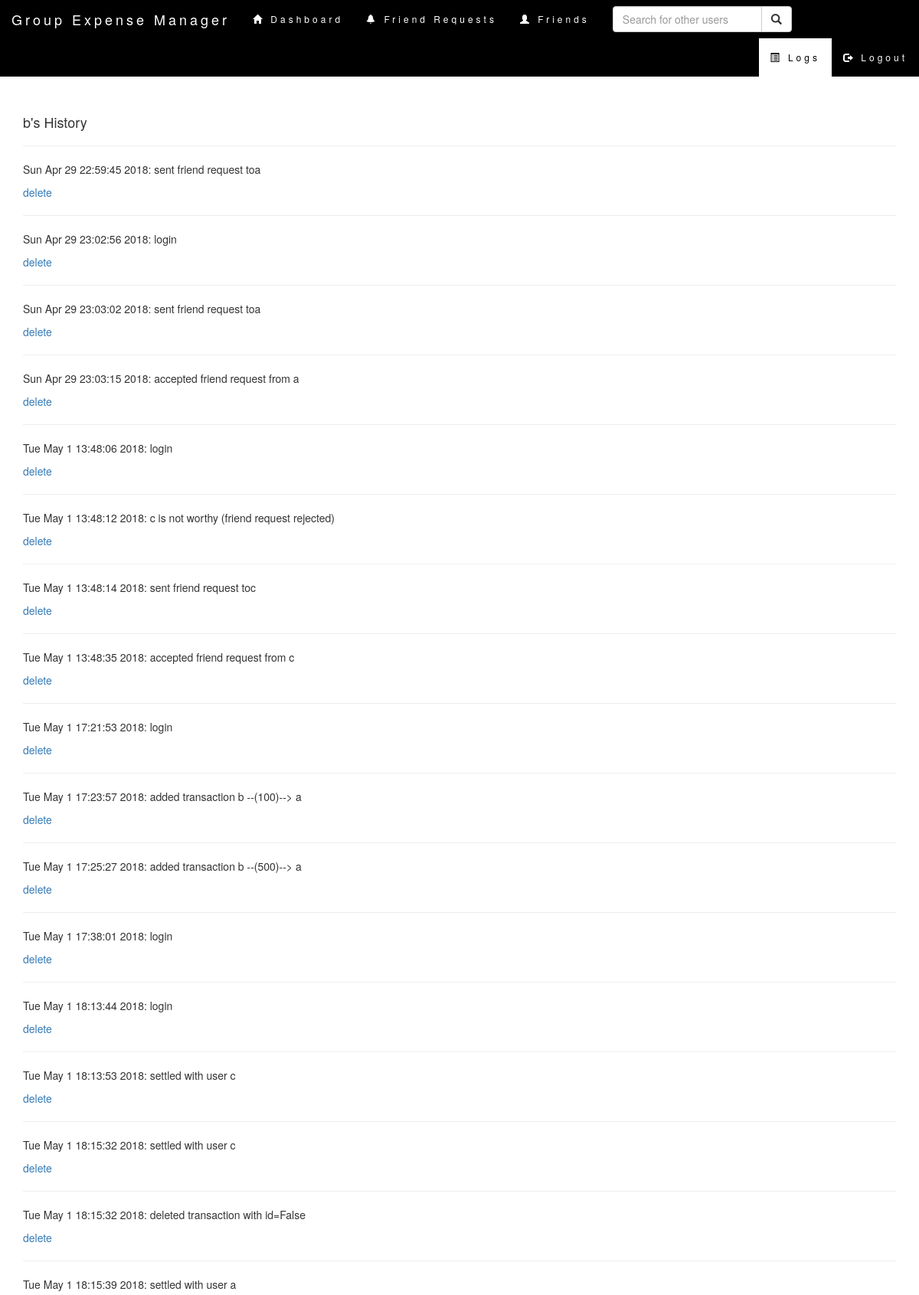
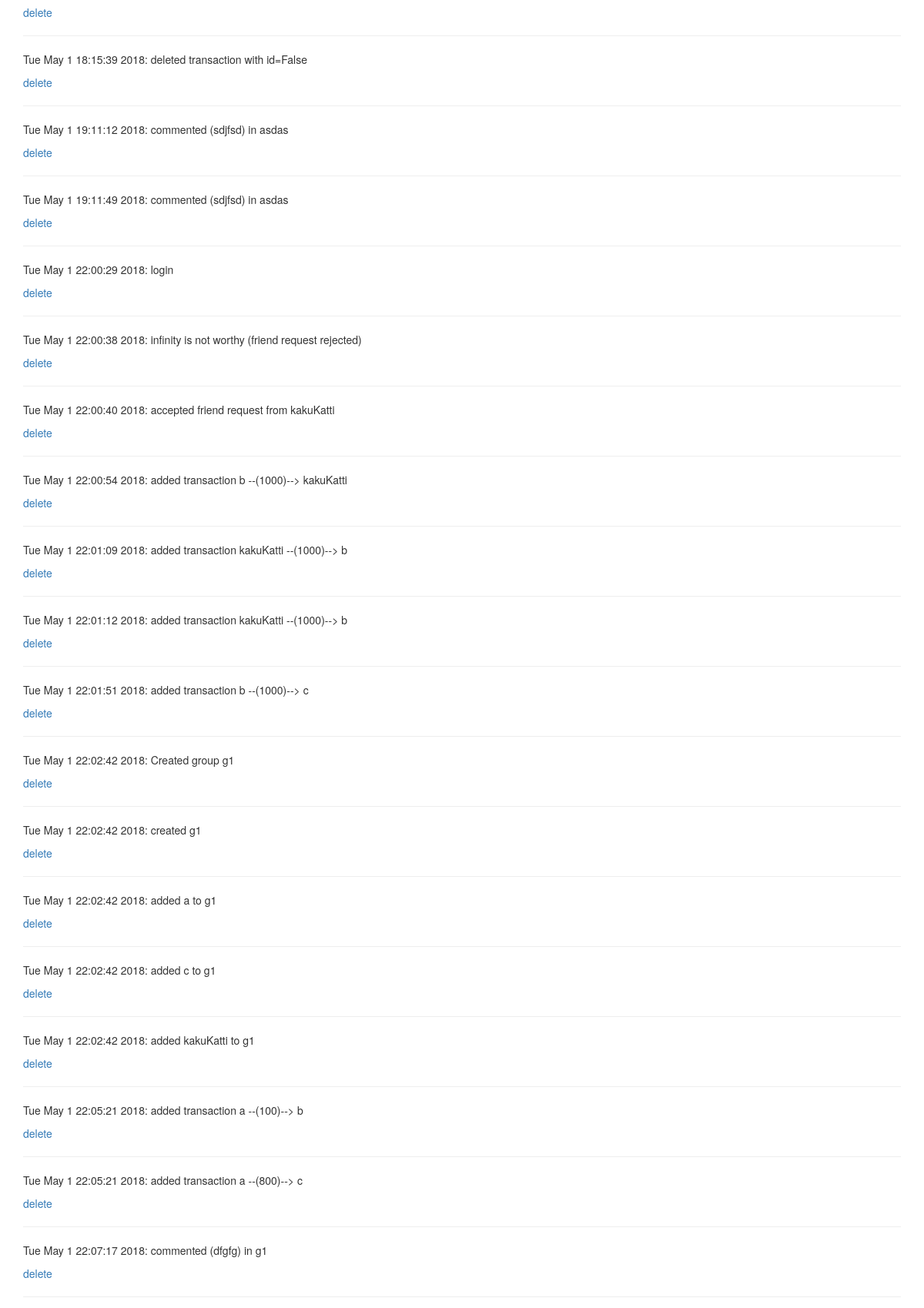
Screenshot of /viewLog (signed in, upper part) with the database file from the repository (2 pictures, top to bottom).
### tables this page shows
CREATE TABLE log(
        lid integer primary key autoincrement,
      	user text,
		log text
);

### main.py (the view)
@app.route('/viewLog', methods=['POST', 'GET'])
def viewLog():
    if 'username' not in session:
        return redirect(url_for('login'))
    username = session['username']
    logs = dbHandler.getLog(username)
    return render_template("log.html", user=username, logs=logs)

### log.py (called while the page is built)
def getLog(user):
    con = sql.connect("database.db")
    cur = con.cursor()
    cur.execute("SELECT * FROM log WHERE user=='{0}'".format(user))
    ret = cur.fetchall()
    con.commit()
    con.close()
    print ret
    if len(ret)==0:
        return None
    return ret

### main.py (called while the page is built)
@app.after_request
def after_request(response):
    response.headers["Cache-Control"] = "no-cache, no-store, must-revalidate"
    return response

### models_1.py (called while the page is built)
def getLog(user):
    return logger.getLog(user)

### templates/log.html (shortened to what this page needs)
<!DOCTYPE HTML>
<html lang="en">
    <head>
        <link rel="stylesheet" href="https://maxcdn.bootstrapcdn.com/bootstrap/3.3.7/css/bootstrap.min.css">
        <link rel="stylesheet" type="text/css" href="{{ url_for('static',filename='css/navbar.css') }}">
    </head>
    <body>
    <nav class="navbar navbar-inverse">
        <div class="container-fluid">
            <div class="navbar-header">
            <a class="navbar-brand" href="#">Group Expense Manager</a>
            </div>
            <ul class="nav navbar-nav">
                <li><a href="{{ url_for('index') }}"><span class="glyphicon glyphicon-home"></span> Dashboard</a></li>
                <li><a href="{{ url_for('notifications') }}"><span class="glyphicon glyphicon-bell"></span> Friend Requests</a></li>
                <li><a href="{{ url_for('getFriends') }}"><span class="glyphicon glyphicon-user"></span> Friends</a></li>
            </ul>
            <form class="navbar-form navbar-left" action="{{ url_for('index') }}" method="post">
                <div class="input-group">
                    <input type="text" class="form-control" placeholder="Search for other users" name="search">
                    <div class="input-group-btn">
                        <button class="btn btn-default" type="submit">
                            <i class="glyphicon glyphicon-search"></i>
                        </button>
                    </div>
                </div>
            </form>
            <ul class="nav navbar-nav navbar-right">
                <li class="active"><a href="{{ url_for('viewLog') }}"><span class="glyphicon glyphicon-list-alt"></span> Logs</a></li>
                <li><a href="{{ url_for('logout') }}"><span class="glyphicon glyphicon-log-out"></span> Logout</a></li>
            </ul>
        </div>
    </nav>
    <br>
    <br>
    <div class="container">
		<h4>{{user}}'s History</h4>
		<hr>
		{% if logs %}
		{% for item in logs%}
			<p> {{item[2]}} </p>
			<a href={{url_for('delLog', admin=admin, groupName=groupName, lid=item[0])}}>delete</a>
			<hr>
		{% endfor %}
		{%endif%}
	</div>
	</body>
</html>

### static/css/navbar.css (style rules this page uses)
.navbar { margin-bottom: 0; background-color: black; z-index: 9999; border: 0; font-size: 12px !important; line-height: 1.42857143 !important; letter-spacing: 4px; border-radius: 0; }
.navbar li a, .navbar .navbar-brand { color: #fff !important; }
.navbar-nav li a:hover, .navbar-nav li.active a { color: black !important; background-color: #fff !important; }

### rows the page displays
log: log "Sun Apr 29 22:59:45 2018: sent friend request toa"
log: log "Sun Apr 29 23:02:56 2018: login"
log: log "Sun Apr 29 23:03:02 2018: sent friend request toa"
log: log "Sun Apr 29 23:03:15 2018: accepted friend request from a"
log: log "Tue May 1 13:48:06 2018: login"
log: log "Tue May 1 13:48:12 2018: c is not worthy (friend request rejected)"
log: log "Tue May 1 13:48:14 2018: sent friend request toc"
log: log "Tue May 1 13:48:35 2018: accepted friend request from c"
log: log "Tue May 1 17:21:53 2018: login"
log: log "Tue May 1 17:23:57 2018: added transaction b --(100)--> a"
log: log "Tue May 1 17:25:27 2018: added transaction b --(500)--> a"
log: log "Tue May 1 17:38:01 2018: login"
log: log "Tue May 1 18:13:44 2018: login"
log: log "Tue May 1 18:13:53 2018: settled with user c"
log: log "Tue May 1 18:15:32 2018: settled with user c"
log: log "Tue May 1 18:15:32 2018: deleted transaction with id=False"
log: log "Tue May 1 18:15:39 2018: settled with user a"
log: log "Tue May 1 18:15:39 2018: deleted transaction with id=False"
log: log "Tue May 1 19:11:12 2018: commented (sdjfsd) in asdas"
log: log "Tue May 1 19:11:49 2018: commented (sdjfsd) in asdas"
log: log "Tue May 1 22:00:29 2018: login"
log: log "Tue May 1 22:00:38 2018: infinity is not worthy (friend request rejected)"
log: log "Tue May 1 22:00:40 2018: accepted friend request from kakuKatti"
log: log "Tue May 1 22:00:54 2018: added transaction b --(1000)--> kakuKatti"
log: log "Tue May 1 22:01:09 2018: added transaction kakuKatti --(1000)--> b"
log: log "Tue May 1 22:01:12 2018: added transaction kakuKatti --(1000)--> b"
log: log "Tue May 1 22:01:51 2018: added transaction b --(1000)--> c"
log: log "Tue May 1 22:02:42 2018: Created group g1"
log: log "Tue May 1 22:02:42 2018: created g1"
log: log "Tue May 1 22:02:42 2018: added a to g1"
log: log "Tue May 1 22:02:42 2018: added c to g1"
log: log "Tue May 1 22:02:42 2018: added kakuKatti to g1"
log: log "Tue May 1 22:05:21 2018: added transaction a --(100)--> b"
log: log "Tue May 1 22:05:21 2018: added transaction a --(800)--> c"
log: log "Tue May 1 22:07:17 2018: commented (dfgfg) in g1"

### other values shown
{{ user }} "b"
